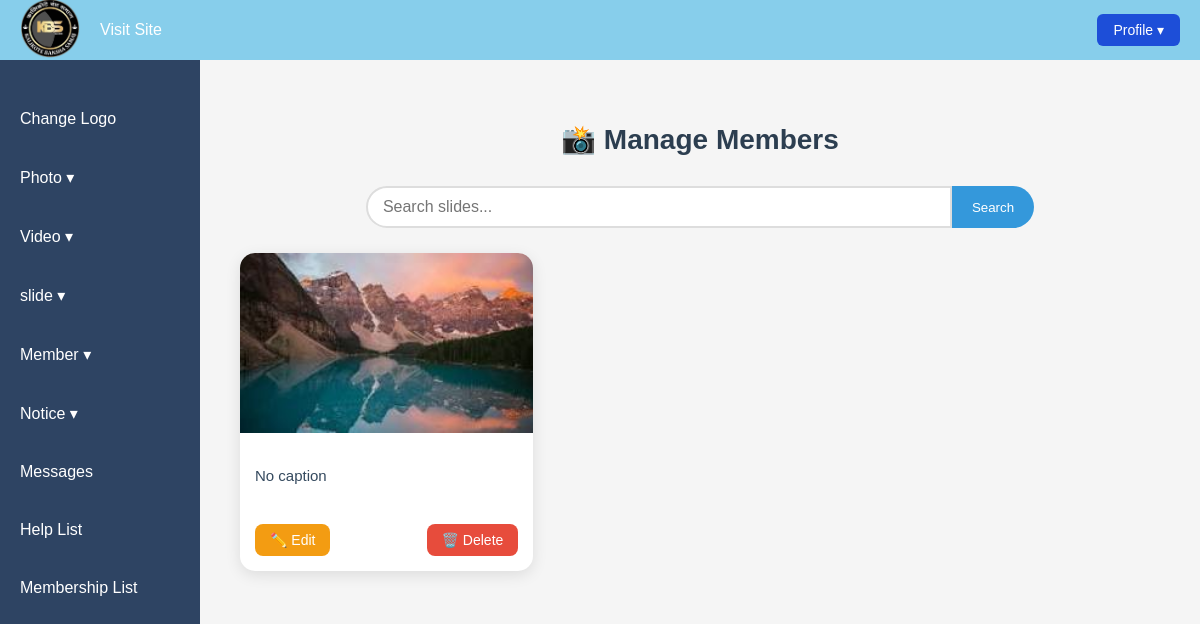
Before: /manage_members/ with the older database file.
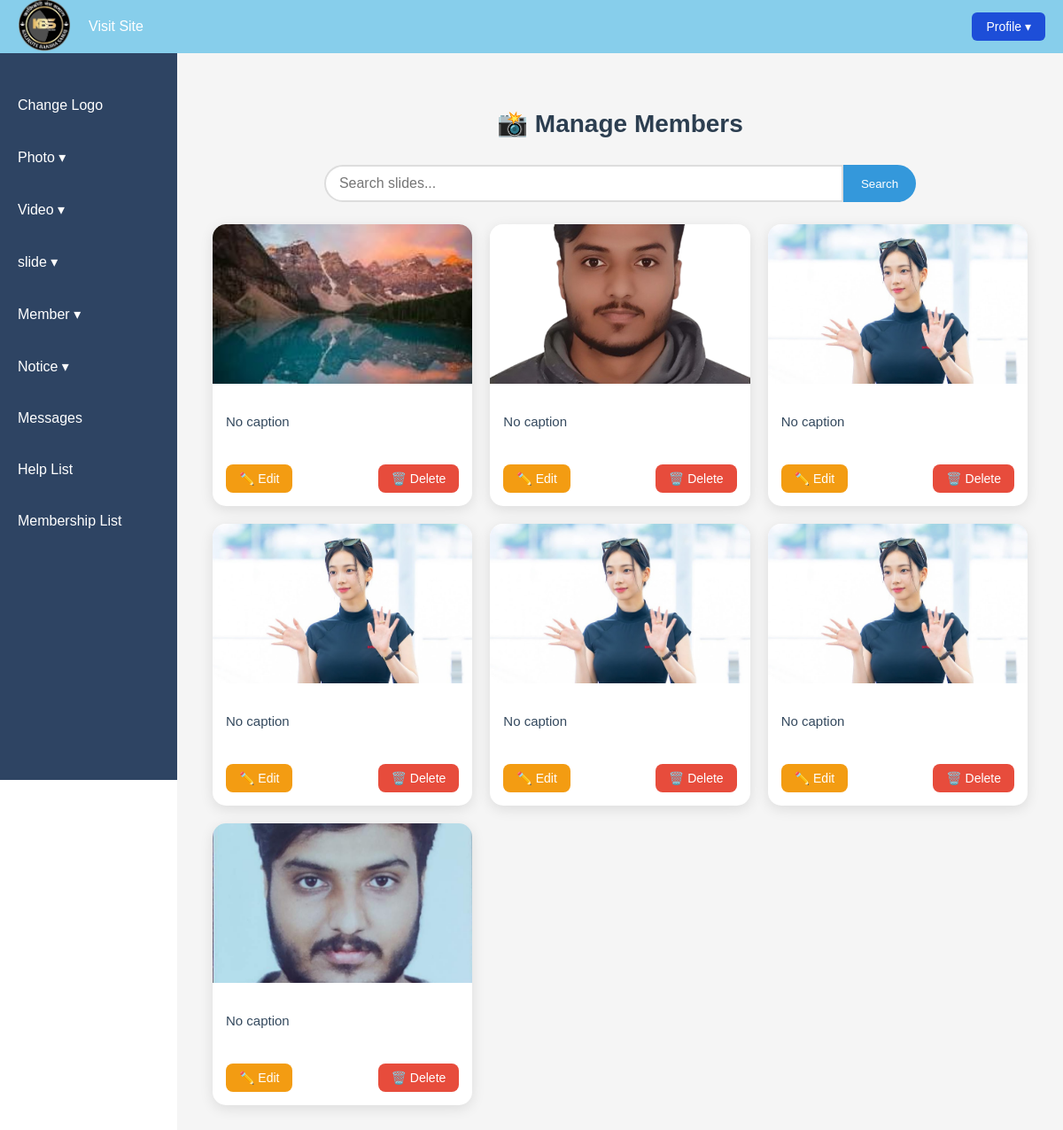
After: the same page with the newer database file.
### adminuses/models.py (models this page shows, shortened)
class Logo(models.Model):
    logo = models.ImageField(upload_to='logos/')

class Members(models.Model):
    name = models.CharField(max_length=100)
    image = models.ImageField(upload_to='members/')
    position = models.CharField(max_length=100)
    phone = models.CharField(max_length=100)

### adminuses/views.py (the view)
# urls.py: path('manage_members/', manage_members, name='manage_members'),
def manage_members(request):
    members = Members.objects.all()
    return render(request, 'manage_members.html', {'members': members})

### adminuses/context_processor.py (called while the page is built)
def logo_context(request):
    logo = Logo.objects.first()
    return {'logo': logo}

### templates/manage_members.html (shortened to what this page needs)
{% extends "base.html" %}
{% block content %}
<div class="slides-container">
    <h2 class="page-title">📸 Manage Members</h2>
    <form method="get" action="" class="search-bar">
        <input type="text" name="q" class="search-input" placeholder="Search slides..." value="{{ request.GET.q }}">
        <button type="submit" class="search-btn">Search</button>
    </form>
    <div class="card-grid">
        {% for member in members %}
        <div class="slide-card">
            {% if member.image %}
            <img src="{{ member.image.url }}" alt="{{member.image}}" class="member-img">
            {% endif %}
            <div class="card-body">
                <p class="member-caption">{{ member.caption|default:"No caption" }}</p>
            </div>
            <div class="card-footer">
                <a href="{% url 'edit_member' member.id %}" class="btn btn-edit">✏️ Edit</a>
                <a href="{% url 'delete_member' member.id %}" class="btn btn-delete">🗑️ Delete</a>
            </div>
        </div>
        {% empty %}
        <p class="no-slides">No members found.</p>
        {% endfor %}
    </div>
</div>
{% endblock %}

### templates/base.html (shortened to what this page needs)
<!DOCTYPE html>
<html lang="en">
<head>
  {% load static %}
  <link rel="stylesheet" href="{% static 'css/base.css' %}">
</head>
<body>
  <nav class="navbar">
    <div class="nav-left">
      {% if logo %}
        <a href="{% url 'dashboard' %}">
          <img src="{{ logo.logo.url }}" alt="Logo" style="height:60px;">
        </a>
      {% endif %}
      <ul class="nav-menu">
        <li><a href="{% url 'index' %}" target="_blank">Visit Site</a></li>
      </ul>
    </div>
    <div class="profile-dropdown">
      <button class="profile-btn">Profile ▾</button>
    </div>
  </nav>
  <div class="sidebar">
    <ul class="side-menu">
      <li><a href="{% url 'change_logo' %}">Change Logo</a></li>
      <li>
        <a href="#" onclick="toggleSidebarSubMenu('photo-submenu'); return false;">Photo ▾</a>
      </li>
      <li>
        <a href="#" onclick="toggleSidebarSubMenu('video-submenu'); return false;">Video ▾</a>
      </li>
      <li>
        <a href="#" onclick="toggleSidebarSubMenu('slide-submenu'); return false;">slide ▾</a>
      </li>
      <li>
        <a href="#" onclick="toggleSidebarSubMenu('member-submenu'); return false;">Member ▾</a>
      </li>
      <li>
        <a href="#" onclick="toggleSidebarSubMenu('notice-submenu'); return false;">Notice ▾</a>
      </li>
      <li><a href="{% url 'messages' %}">Messages</a></li>
      <li><a href="{% url 'help_list' %}">Help List</a></li>
      <li><a href="{% url 'membership_list' %}">Membership List</a></li>
    </ul>
  </div>
  <div class="main-content">
    {% block content %}{% endblock %}
  </div>
</body>
</html>

### static/css/base.css (style rules this page uses)
body { margin: 0; font-family: Arial, sans-serif; display: flex; min-height: 100vh; }
.navbar { position: fixed; top: 0; left: 0; right: 0; height: 60px; background-color: #87CEEB; display: flex; justify-content: space-between; align-items: center; padding: 0 20px; z-index: 1000; }
.nav-left { display: flex; align-items: center; }
.nav-menu { list-style: none; display: flex; gap: 30px; margin: 0; padding: 0; }
.nav-menu li a { text-decoration: none; color: white; font-weight: 500; padding: 0 20px; transition: color 0.3s; }
.profile-dropdown { position: relative; }
.profile-btn { background-color: #1d4ed8; color: white; border: none; padding: 8px 16px; border-radius: 6px; cursor: pointer; font-size: 14px; }
.sidebar { width: 200px; background-color: #2e4463; padding-top: 80px; flex-shrink: 0; height: 100vh; position: fixed; overflow-y: auto; }
.side-menu { list-style: none; padding: 0; margin: 0; }
.side-menu li { margin: 20px 0; }
.side-menu li a { text-decoration: none; color: white; padding: 10px 20px; display: block; transition: background 0.3s; }
.main-content { margin-left: 200px; padding: 80px 20px 20px 20px; background-color: #f5f5f5; flex-grow: 1; min-height: 100vh; }

### templates/manage_members.html (style rules this page uses)
.slides-container { max-width: 1200px; margin: 0 auto; padding: 20px; }
.page-title { font-size: 28px; font-weight: bold; text-align: center; margin-bottom: 30px; color: #2c3e50; }
.search-bar { display: flex; justify-content: center; margin-bottom: 25px; }
.search-input { width: 60%; padding: 10px 15px; border: 2px solid #ddd; border-radius: 25px 0 0 25px; outline: none; font-size: 16px; }
.search-btn { padding: 10px 20px; background: #3498db; color: white; border: none; border-radius: 0 25px 25px 0; cursor: pointer; transition: background 0.3s; }
.card-grid { display: grid; grid-template-columns: repeat(auto-fill, minmax(280px, 1fr)); gap: 20px; }
.slide-card { background: #fff; border-radius: 15px; box-shadow: 0px 4px 15px rgba(0, 0, 0, 0.1); overflow: hidden; transition: transform 0.3s; }
.member-img { width: 100%; height: 180px; object-fit: cover; }
.member-caption { padding: 15px; font-size: 15px; color: #34495e; }
.card-footer { display: flex; justify-content: space-between; padding: 10px 15px 15px; }
.btn { padding: 8px 15px; border-radius: 8px; text-decoration: none; font-size: 14px; font-weight: 500; transition: 0.3s; }
.btn-edit { background: #f39c12; color: white; }
.btn-delete { background: #e74c3c; color: white; }

Changed rows visible on the page:
added Members: image (picture), caption "No caption"
added Members: image (picture), caption "No caption"
added Members: image (picture), caption "No caption"
added Members: image (picture), caption "No caption"
added Members: image (picture), caption "No caption"
added Members: image (picture), caption "No caption"
